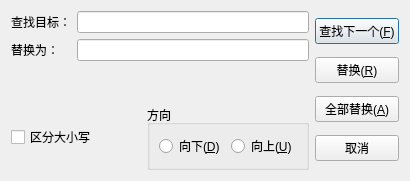
<?xml version="1.0" encoding="UTF-8"?>
<ui version="4.0">
 <class>ReplaceDialog</class>
 <widget class="QDialog" name="ReplaceDialog">
  <property name="geometry">
   <rect>
    <x>0</x>
    <y>0</y>
    <width>410</width>
    <height>181</height>
   </rect>
  </property>
  <property name="minimumSize">
   <size>
    <width>410</width>
    <height>181</height>
   </size>
  </property>
  <property name="maximumSize">
   <size>
    <width>410</width>
    <height>181</height>
   </size>
  </property>
  <property name="windowTitle">
   <string>Dialog</string>
  </property>
  <layout class="QHBoxLayout" name="horizontalLayout_3">
   <item>
    <layout class="QVBoxLayout" name="verticalLayout_4">
     <item>
      <layout class="QHBoxLayout" name="horizontalLayout_2">
       <item>
        <layout class="QVBoxLayout" name="verticalLayout_2">
         <item>
          <widget class="QLabel" name="labelFind">
           <property name="text">
            <string>查找目标：</string>
           </property>
          </widget>
         </item>
         <item>
          <widget class="QLabel" name="labelReplace">
           <property name="text">
            <string>替换为：</string>
           </property>
          </widget>
         </item>
        </layout>
       </item>
       <item>
        <layout class="QVBoxLayout" name="verticalLayout_3">
         <item>
          <widget class="QLineEdit" name="lineEditFind"/>
         </item>
         <item>
          <widget class="QLineEdit" name="lineEditReplace"/>
         </item>
        </layout>
       </item>
      </layout>
     </item>
     <item>
      <widget class="QLabel" name="labelResult">
       <property name="text">
        <string/>
       </property>
      </widget>
     </item>
     <item>
      <layout class="QHBoxLayout" name="horizontalLayout_4">
       <item>
        <widget class="QCheckBox" name="checkCase">
         <property name="text">
          <string>区分大小写</string>
         </property>
        </widget>
       </item>
       <item>
        <widget class="QGroupBox" name="groupBox">
         <property name="title">
          <string>方向</string>
         </property>
         <layout class="QHBoxLayout" name="horizontalLayout">
          <item>
           <widget class="QRadioButton" name="radioDown">
            <property name="text">
             <string>向下(&amp;D)</string>
            </property>
           </widget>
          </item>
          <item>
           <widget class="QRadioButton" name="radioUp">
            <property name="text">
             <string>向上(&amp;U)</string>
            </property>
           </widget>
          </item>
         </layout>
        </widget>
       </item>
      </layout>
     </item>
    </layout>
   </item>
   <item>
    <layout class="QVBoxLayout" name="verticalLayout">
     <item>
      <widget class="QPushButton" name="btnFindNext">
       <property name="text">
        <string>查找下一个(&amp;F)</string>
       </property>
      </widget>
     </item>
     <item>
      <widget class="QPushButton" name="btnReplace">
       <property name="text">
        <string>替换(&amp;R)</string>
       </property>
      </widget>
     </item>
     <item>
      <widget class="QPushButton" name="btnReplaceAll">
       <property name="text">
        <string>全部替换(&amp;A)</string>
       </property>
      </widget>
     </item>
     <item>
      <widget class="QPushButton" name="btnClose">
       <property name="text">
        <string>取消</string>
       </property>
      </widget>
     </item>
    </layout>
   </item>
  </layout>
 </widget>
 <resources/>
 <connections/>
</ui>
